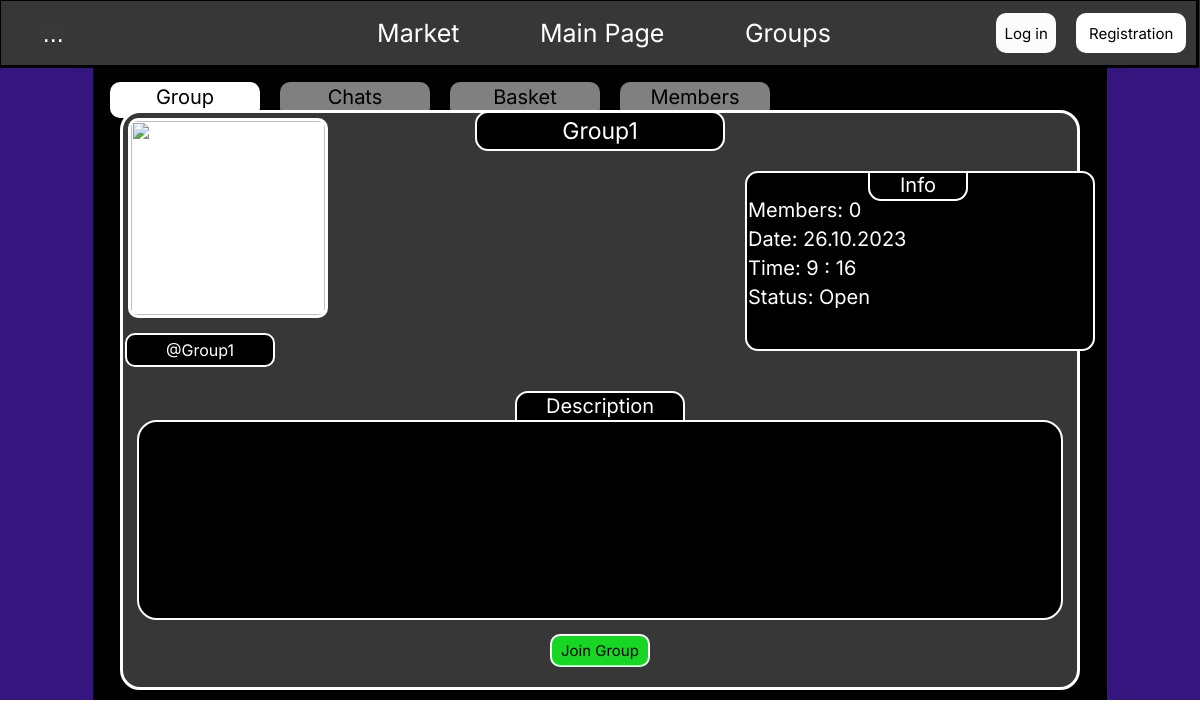
The app's page /group/Group1, older data.
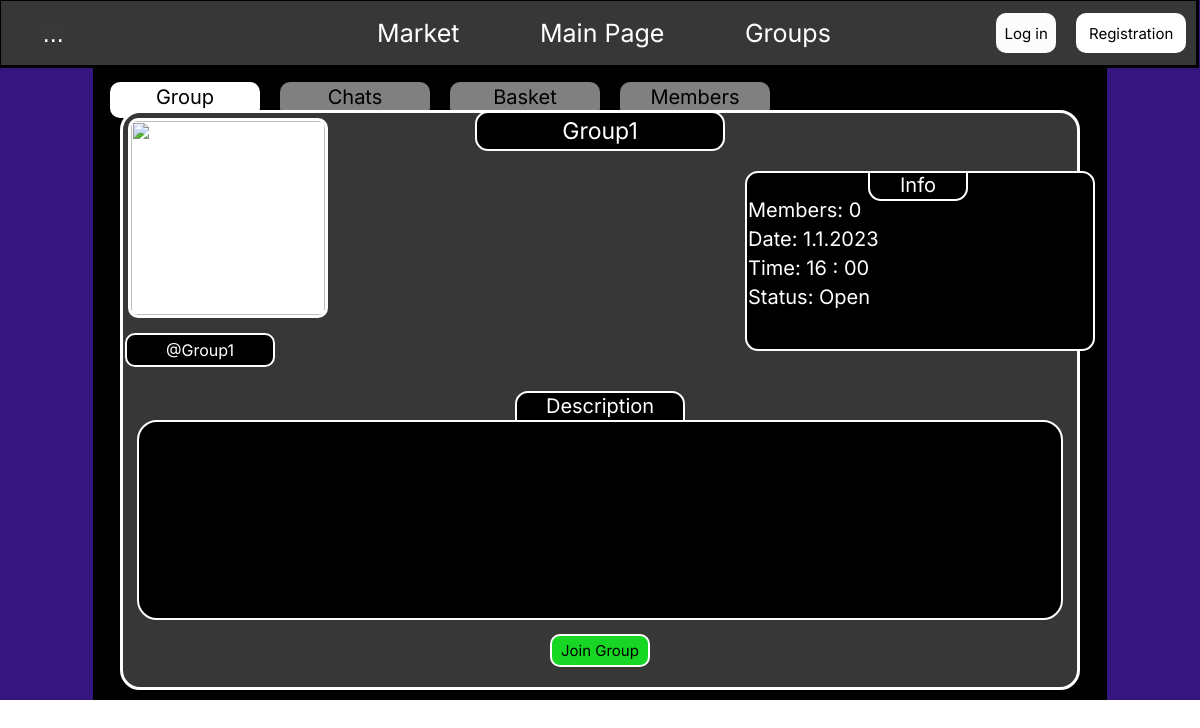
The same page, newer data.
### groupsapp/models.py (models this page shows, shortened)
class MyGroups(models.Model):
    name = models.CharField(max_length=50)
    slug = models.SlugField(max_length=255, unique=True, db_index=True, verbose_name='URL')
    countOfMembers = models.IntegerField(default=0)
    is_open = models.BooleanField(default=True)
    password = models.TextField(blank=True, null=True)
    meeting_Date = models.DateTimeField(blank=True)
    meeting_place = models.CharField(max_length=255)
    time_create = models.DateTimeField(auto_now_add=True)
    time_update = models.DateTimeField(auto_now=True)
    photo = models.ImageField(upload_to="photos/%Y/%m/%d", blank=True)
    description = models.TextField(blank=True)
    members = models.ManyToManyField(User)
    class Meta:
        verbose_name = 'Все группы'
        verbose_name_plural = 'Все группы'
        ordering = ['name', 'time_create']

### groupsapp/views.py (the view)
# urls.py: path('group/<slug:group_slug>', show_group, name='group_profile_url'),
def show_group(request, group_slug):
    group = get_object_or_404(MyGroups, slug=group_slug)
    return render(request, 'groupsapp/Group_profile.html', {'group': group})

### Templates/groupsapp/Group_profile.html (shortened to what this page needs)
{% extends 'groupsapp/base.html' %}
{% block head %}
{% load static %}
<link rel="stylesheet" href="{% static 'groupsapp/css/group_profile.css' %}"/>
{% endblock %}
{% block body %}
<div class="profile_main_block">
    <div class="profile_black_block">
        <div>
            <a id="group_button" class="profile_button">Group</a>
            <a id = "chats_button" class="profile_button profile_button_chats">Chats</a>
            <a id = "basket_button" class="profile_button profile_button_basket">Basket</a>
            <a id = "members_button" class="profile_button_Members">Members</a>
        </div>
        <div id = "group_block" class="profile_content_block">
            <div class="group_profile_avatar">
                {% if group.photo %}
                <img class="avatar_img" src="{{group.photo.url}}">
                {%else%}
                <img  class="avatar_img" src="https://storage.googleapis.com/mwt/files/uploads/avatars/user_15216/f2a9bdc0f96a7e017f843e86ca704e3fa7a74778.png">
                {%endif%}
            </div>
            <div class="info_block">
                <div class="info_name">Info</div>
                <p class="info">Members: {{group.countOfMembers}}</p>
                <p class="info">Date: {{group.meeting_Date.day}}.{{group.meeting_Date.month}}.{{group.meeting_Date.year}}</p>
                <p class="info">Time: {{group.meeting_Date.hour}} :
                {% if group.meeting_Date.minute <= 9%}
                0{{group.meeting_Date.minute}}
                {%else%}
                {{group.meeting_Date.minute}}
                {%endif%}
                </p>
                {% if group.is_open %}
                <p class="info">Status: Open</p>
                {%else%}
                <p class="info">Status: Closed</p>
                {%endif%}
            </div>
            <div class="profile_name">{{group.name}}</div>
            <div class="tag">@{{group.slug}}</div>
            <div class ="discription_title">Description</div>
            <div class="discription_content">{{group.description|linebreaks}}</div>
            <a class="group_join_but" href="{% url 'add_member' group.name %}">Join Group</a>
        </div>
    </div>
</div>
{% endblock %}

### Templates/groupsapp/Base.html (shortened to what this page needs)
<!DOCTYPE html>
<html lang="en">
<head>
    {% load static %}
    <link rel="stylesheet" href="{% static 'groupsapp/css/styles.css' %}"/>
    {% block head %}
    {% endblock %}
</head>
<body>
    <div class="top_line">
        <button class="points" id = "points">...</button>
        <div class="top_text">
            <a class="white_text" href="{% url 'market' %}"> Market</a>
        </div>
        <div class="top_text">
            <a class="white_text" href="{% url 'Main_page' %}">Main Page</a>
        </div>
        <div class="top_text">
            <a class="white_text" href="{% url 'groups' %}"> Groups</a>
        </div>
        {% if request.user.is_authenticated %}
        <a class="profile_user" href="{% url 'profile' %}">
            Profile
        </a>
        <a class="log_out_ico" href="{% url 'logout' %}">
            <img style="height: 25px; width:25px;" src="https://i.ibb.co/9wVq6YM/exit-1.png">
        </a>
        {% else %}
        <a class="log_button center_text" href="{% url 'login' %}">Log in</a>
        <a class="reg_button center_text" href="{% url 'register' %}">Registration</a>
        {% endif %}
    </div>
    {% block body %}
    {% endblock %}
</body>
</html>

### groupsapp/static/groupsapp/css/styles.css (style rules this page uses)
*, *::before, *::after { box-sizing: border-box }
a { cursor: pointer; }
body { font-family: 'Inter', sans-serif; }
button { cursor: pointer; }
a { text-decoration: none; color: black; }
.center_text { display:flex; justify-content: center; align-items: center; }
.top_line { height: 70px; width: 100.1%; position: absolute; background-color: #373737; border-style : solid; border-color: black; display:flex; flex-direction: row; align-items: center; z-index: 1; transform: translate(-10px,-10px); }
.white_text { color: white; margin: 0%; }
.top_text { margin-left: auto; margin-right: auto; color: white; font-size: 25px; }
.log_button { height: 40px; width: 60px; background-color: #FCFCFC; border-radius: 10px; border:none; margin-left: 10px; margin-right: 10px; font-size: 15px; margin-left: 125px; }
.reg_button { height: 40px; width: 110px; background-color: #ffffff; border-radius: 10px; border:none; margin-left: 10px; margin-right: 10px; font-size: 15px; }
.points { height: 30px; width: 30px; background-color: hwb(0 22% 78%); border-radius: 50%; border: none; font-size: 25px; color: white; margin-left: 3%; margin-right: 270px; }
img { height: 30px; width: 30px; margin-left: 10px; }

Row changes from the older to the newer data that the page shows:
changed MyGroups "Group1": meeting_Date.day "26" → "1"; meeting_Date.month "10" → "1"; meeting_Date.hour "9" → "16"; meeting_Date "2023-10-26 09:16:39" → "2023-01-01 16:00:00" (drawn); meeting_Date.minute "16" → "0"
Text that changed along with them:
text now shown: "0"
